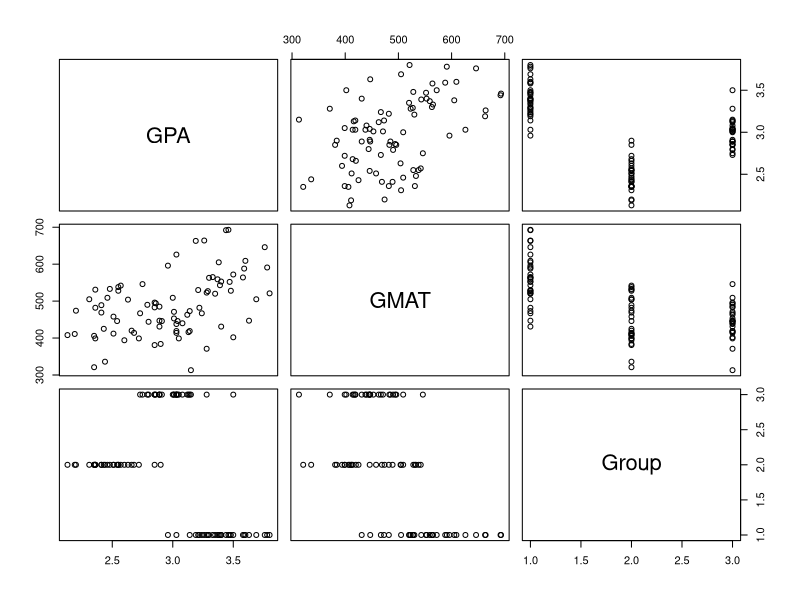
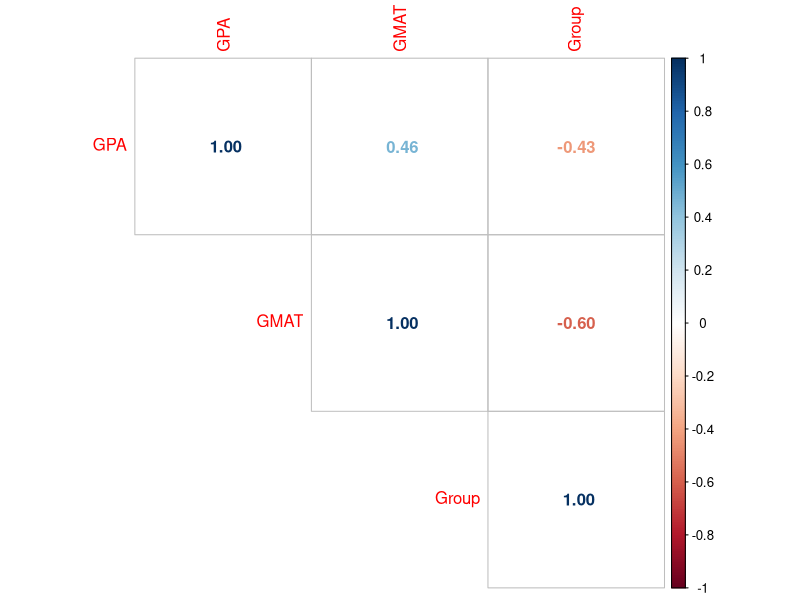
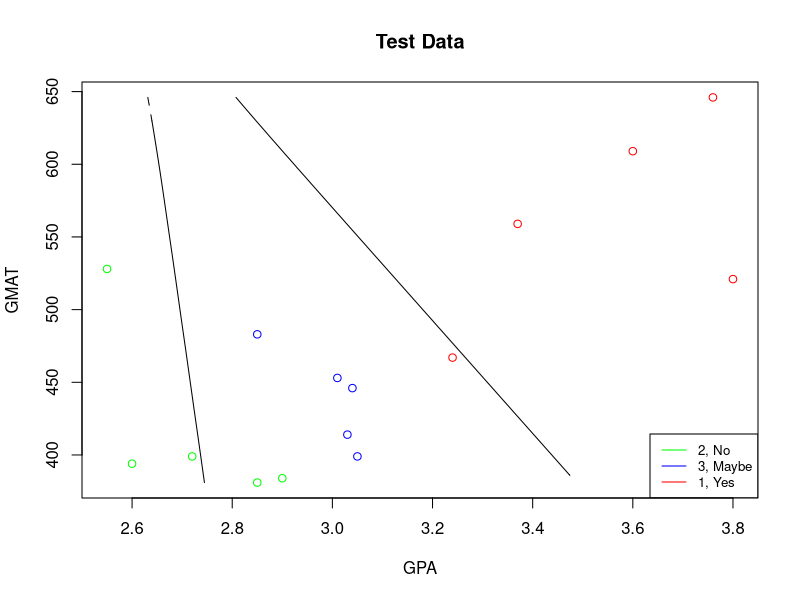
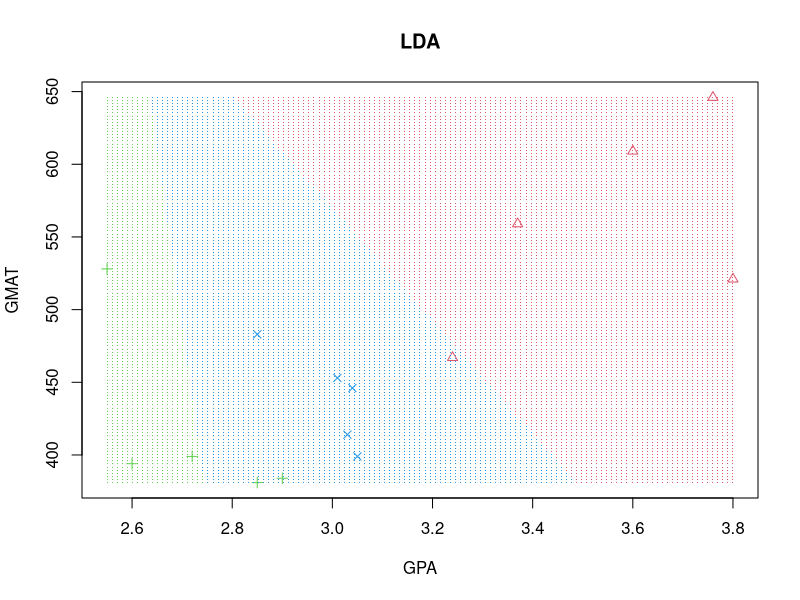
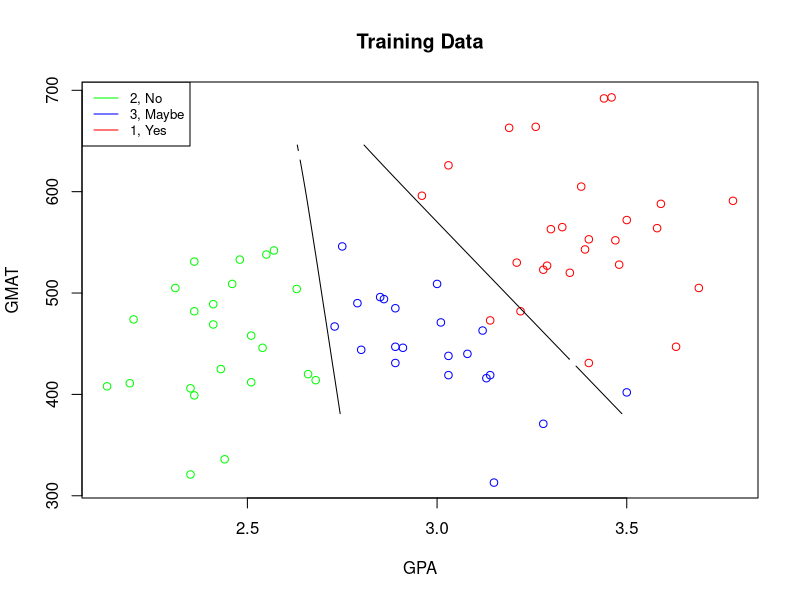
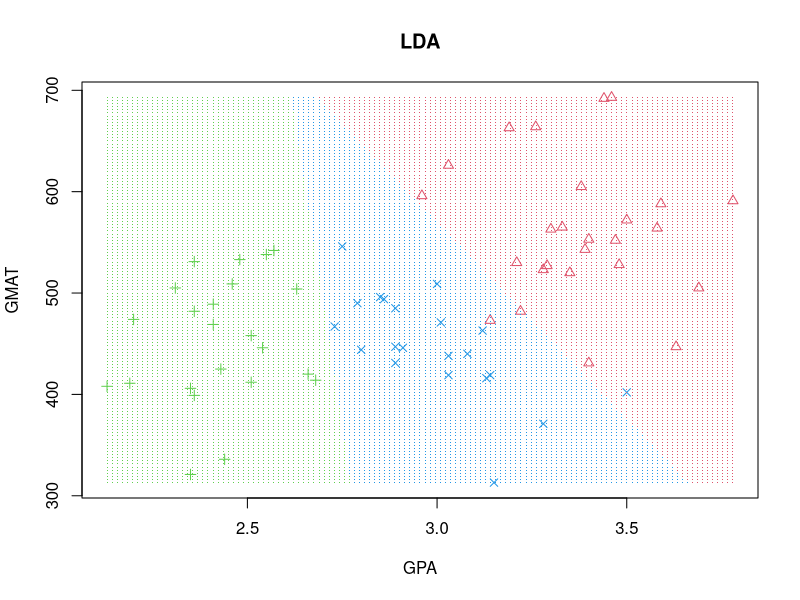
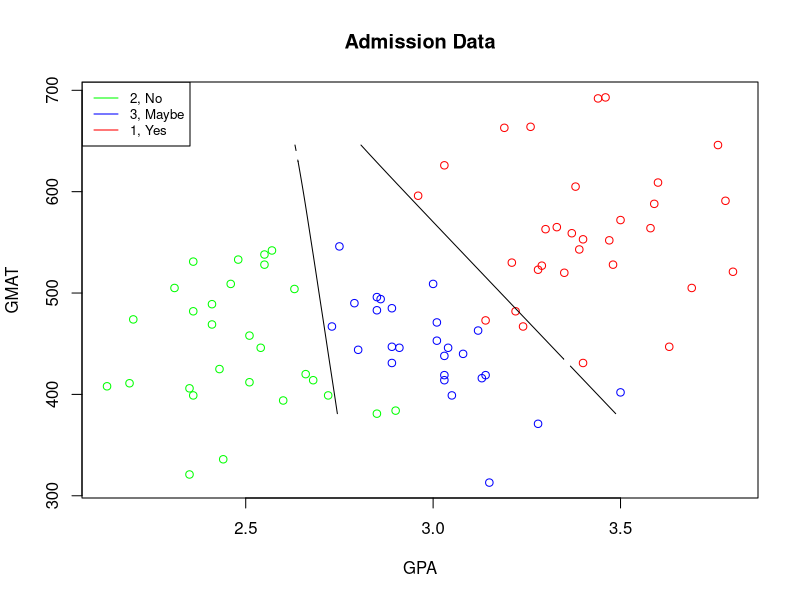
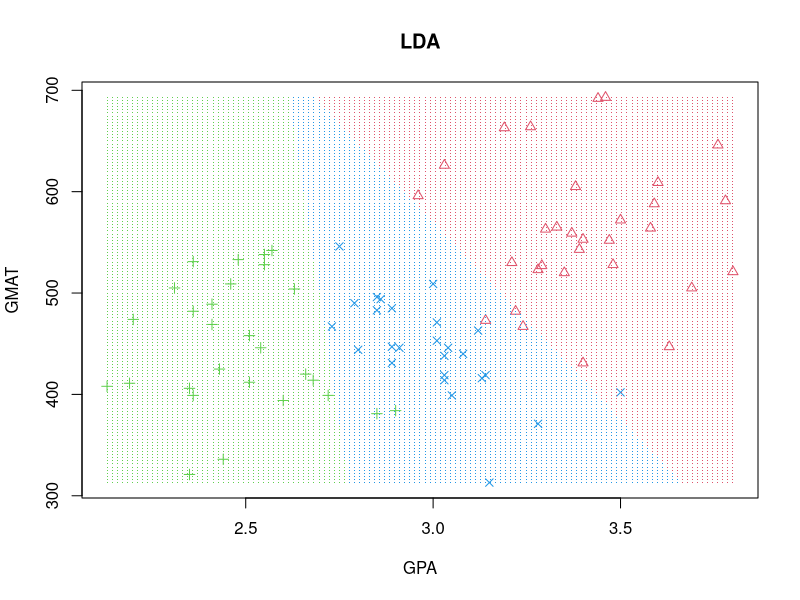

The R script that drew these images, in order:
## ---- chunk 1
# library and function for plotting decision boundaries later
library(caret)
decisionplot <- function(model, data, class = NULL, predict_type = "class",
                         resolution = 125, showgrid = TRUE, ...) {
  
  if(!is.null(class)) cl <- data[,class] else cl <- 1
  data <- data[,1:2]
  k <- length(unique(cl))
  
  plot(data, col = as.integer(cl)+1L, pch = as.integer(cl)+1L, ...)
  
  # make grid
  r <- sapply(data, range, na.rm = TRUE)
  xs <- seq(r[1,1], r[2,1], length.out = resolution)
  ys <- seq(r[1,2], r[2,2], length.out = resolution)
  g <- cbind(rep(xs, each=resolution), rep(ys, time = resolution))
  colnames(g) <- colnames(r)
  g <- as.data.frame(g)
  
  ### guess how to get class labels from predict
  ### (unfortunately not very consistent between models)
  p <- predict(model, g, type = predict_type)
  if(is.list(p)) p <- p$class
  p <- as.factor(p)
  
  if(showgrid) points(g, col = as.integer(p)+1L, pch = ".")
  
  z <- matrix(as.integer(p), nrow = resolution, byrow = TRUE)
  # contour(xs, ys, z, add = TRUE, drawlabels = FALSE,
  #         lwd = 1, levels = (1:(k-1))+.5)
  
  invisible(z)
}
## ---- chunk 2
set.seed(1)
library(corrplot)
admission = read.csv("admission.csv", header = T)
# these x columns appear but have no use so we delete them
admission$X = admission$X.1 = admission$X.2 = admission$X.3 <- NULL
head(admission)
str(admission)
summary(admission)
pairs(subset(admission))
round(cor(subset(admission)), 2)
corrplot(cor(subset(admission)), method = "number", type = "upper")
## ---- chunk 3
set.seed(1)
# question 1 part b ----
# apply lda, make a decision boundary, and compute confusion matrix
library(MASS)
attach(admission)
library(dplyr)
# first we make a logical vector to sort out our test and train data
# since we want the last 5 of each Group category we must filter by category
admission_test = dplyr::bind_rows(tail(dplyr::filter(admission, Group==1), 5),
                                  tail(dplyr::filter(admission, Group==2), 5),
                                  tail(admission, 5))
# now we make a new vector, a logic vector and 
# set all values in the test set to TRUE
admission_test$logic = TRUE
# merge the logic vector into admission and call it merger, 
# this now sets the test obs to true in admission
merger = dplyr::left_join(admission, admission_test)
# flip the values of NA to true and flip the test true values to false. 
# T = train, F = test
merger$logic = is.na(merger$logic)
# now we construct our train/test sets from the logic vector
train = cbind(GPA, GMAT, Group)[merger$logic, ]
test = cbind(GPA, GMAT, Group)[!merger$logic, ]
train = as.data.frame(train)
test = as.data.frame(test)

# now we can perform LDA and superimpose the decision boundary!
lda.fit <- lda(Group ~ GPA + GMAT, data = train)
lda.pred <- predict(lda.fit, test)
n.grid <- 50
x1.grid <- seq(f = min(test[, 1]), t = max(test[, 1]), l = n.grid)
x2.grid <- seq(f = min(test[, 2]), t = max(test[, 2]), l = n.grid)
grid <- expand.grid(x1.grid, x2.grid)
colnames(grid) <- colnames(test[,1:2])
pred.grid <- predict(lda.fit, grid)

# put equation for decision boundary here
lda.fit
# -5.458*GPA - 0.008*GMAT

par(mfrow = c(1,1))
model <- lda(Group ~ GPA+GMAT, data=train) 
# simple and pretty version for graphing
# plot on test set with decision boundaries
prob1 <- matrix(pred.grid$posterior[, 1], 
                nrow = n.grid, ncol = n.grid, byrow = F)
prob2 <- matrix(pred.grid$posterior[, 2], 
                nrow = n.grid, ncol = n.grid, byrow = F)
plot(test[,1:2], col = ifelse(test$Group != 1, 
                              ifelse(test$Group == 2, "green", "blue"), "red"))
contour(x1.grid, x2.grid, prob1, levels = 0.5, 
        labels = "", xlab = "", ylab = "", main = "", add = T)
contour(x1.grid, x2.grid, prob2, levels = 0.5, 
        labels = "", xlab = "", ylab = "", main = "", add = T)
legend("bottomright", legend=c("2, No", "3, Maybe", "1, Yes"),
       col=c("green", "blue", "red"), lty=1, cex=0.8, bg="transparent")
title("Test Data")
decisionplot(model, test, class = "Group", main = "LDA")
# now let us see what the plot looks like on the training set
plot(train[,1:2], col = ifelse(train$Group != 1, 
                               ifelse(train$Group == 2, "green", "blue"), "red"))
contour(x1.grid, x2.grid, prob1, levels = 0.5, labels = "", xlab = "", ylab = "", 
        main = "", add = T)
contour(x1.grid, x2.grid, prob2, levels = 0.5, labels = "", xlab = "", ylab = "", 
        main = "", add = T)
legend("topleft", legend=c("2, No", "3, Maybe", "1, Yes"),
       col=c("green", "blue", "red"), lty=1, cex=0.8, bg="transparent")
title("Training Data")
decisionplot(model, train, class = "Group", main = "LDA")
# Cool it matches the handout in elearning :D
# now let us see on the full data
plot(admission[,1:2], col = ifelse(admission$Group != 1, 
                         ifelse(admission$Group == 2, "green", "blue"), "red"))
contour(x1.grid, x2.grid, prob1, levels = 0.5, labels = "", xlab = "", ylab = "", 
        main = "", add = T)
contour(x1.grid, x2.grid, prob2, levels = 0.5, labels = "", xlab = "", ylab = "", 
        main = "", add = T)
legend("topleft", legend=c("2, No", "3, Maybe", "1, Yes"),
       col=c("green", "blue", "red"), lty=1, cex=0.8, bg="transparent")
title("Admission Data")
decisionplot(model, admission, class = "Group", main = "LDA")

# the confusion matrix for train
lda.pred.train <- predict(lda.fit, train)
con.mat.train = table(lda.pred.train$class, train$Group)
con.mat.train
# everything about how the following happens is noted under 
# the comments in the confusion matrix for test
class1MC = sum(con.mat.train[2],con.mat.train[3])/sum(con.mat.train)
class2MC = sum(con.mat.train[4],con.mat.train[6])/sum(con.mat.train)
class3MC = sum(con.mat.train[7],con.mat.train[8])/sum(con.mat.train)
sum(class1MC,class2MC,class3MC)

# the confusion matrix for test
con.mat.test = table(lda.pred$class, test$Group)
con.mat.test
# Overall misclassification needs to be calculated such that we:
# for each column j, the sum of values along i 
# when i != j is divided by sum of all elements
# for the misclassification of class "1", we would sum 
# rows 2 and 3 along column 1 over total obs
# like this: (0+1)/sum(con.mat.test) = misclassification of 1.
# we then add each class's misclassification up 
# (because of same denominator) and get total
class1MC = sum(con.mat.test[2],con.mat.test[3])/sum(con.mat.test)
class2MC = sum(con.mat.test[4],con.mat.test[6])/sum(con.mat.test)
class3MC = sum(con.mat.test[7],con.mat.test[8])/sum(con.mat.test)
LDAmc = sum(class1MC,class2MC,class3MC)

# We notice that the misclassification occurs 20% of the 
# time in the test set, this is relatively high.
# whereas the misclassification for train was 0.04285714.  
# This is expected since the model fit was
# done on the training set



## ---- chunk 4
set.seed(1)
# question 1 part c ----
# now we can perform QDA and superimpose the decision boundary!
model <- qda(Group~ GPA + GMAT, data = train)
qda.fit <- qda(Group ~ GPA + GMAT, data = train)
qda.pred <- predict(qda.fit, test)
pred.grid = predict(qda.fit, grid)

# plot on test set with decision boundaries
prob1 <- matrix(pred.grid$posterior[, 1], nrow = n.grid, ncol = n.grid, byrow = F)
prob2 <- matrix(pred.grid$posterior[, 2], nrow = n.grid, ncol = n.grid, byrow = F)
plot(test[,1:2], col = ifelse(test$Group != 1, 
                              ifelse(test$Group == 2, "green", "blue"), "red"))
contour(x1.grid, x2.grid, prob1, levels = 0.5, labels = "", xlab = "", ylab = "", 
        main = "", add = T)
contour(x1.grid, x2.grid, prob2, levels = 0.5, labels = "", xlab = "", ylab = "", 
        main = "", add = T)
legend("bottomright", legend=c("2, No", "3, Maybe", "1, Yes"),
       col=c("green", "blue", "red"), lty=1, cex=0.8, bg="transparent")
title("Test Data")
decisionplot(model, test, class = "Group", main = "QDA")
# now let us see what the plot looks like on the training set
plot(train[,1:2], col = ifelse(train$Group != 1, 
                             ifelse(train$Group == 2, "green", "blue"), "red"))
contour(x1.grid, x2.grid, prob1, levels = 0.5, labels = "", xlab = "", ylab = "", 
        main = "", add = T)
contour(x1.grid, x2.grid, prob2, levels = 0.5, labels = "", xlab = "", ylab = "", 
        main = "", add = T)
legend("topleft", legend=c("2, No", "3, Maybe", "1, Yes"),
       col=c("green", "blue", "red"), lty=1, cex=0.8, bg="transparent")
title("Training Data")
decisionplot(model, train, class = "Group", main = "QDA")
# now let us see on the full data
plot(admission[,1:2], col = ifelse(admission$Group != 1, 
                           ifelse(admission$Group == 2, "green", "blue"), "red"))
contour(x1.grid, x2.grid, prob1, levels = 0.5, labels = "", xlab = "", ylab = "", 
        main = "", add = T)
contour(x1.grid, x2.grid, prob2, levels = 0.5, labels = "", xlab = "", ylab = "", 
        main = "", add = T)
legend("topleft", legend=c("2, No", "3, Maybe", "1, Yes"),
       col=c("green", "blue", "red"), lty=1, cex=0.8, bg="transparent")
title("Admission Data")
decisionplot(model, admission, class = "Group", main = "QDA")

# the confusion matrix for train
qda.pred.train <- predict(qda.fit, train)
con.mat.train = table(qda.pred.train$class, train$Group)
con.mat.train
class1MC = sum(con.mat.train[2],con.mat.train[3])/sum(con.mat.train)
class2MC = sum(con.mat.train[4],con.mat.train[6])/sum(con.mat.train)
class3MC = sum(con.mat.train[7],con.mat.train[8])/sum(con.mat.train)
sum(class1MC,class2MC,class3MC)

# the confusion matrix for test
con.mat.test = table(qda.pred$class, test$Group)
con.mat.test
class1MC = sum(con.mat.test[2],con.mat.test[3])/sum(con.mat.test)
class2MC = sum(con.mat.test[4],con.mat.test[6])/sum(con.mat.test)
class3MC = sum(con.mat.test[7],con.mat.test[8])/sum(con.mat.test)
QDAmc = sum(class1MC,class2MC,class3MC)

# We notice that the misclassification occurs 13% of the 
# time in the test set, this is lower than lda.
# The misclassification for train was 0.02857143.  
# This is also lower than lda's.

## ---- chunk 5
set.seed(1)
# question 1 part d ----
library(class)
# now we can perform KNN and superimpose the decision boundary!
ks = c(seq(1, nrow(test), by = 1))
nks = length(ks)
err.rate.train = numeric(length = nks)
err.rate.test = numeric(length = nks)
names(err.rate.train) = names(err.rate.test) = ks
for (i in seq(along = ks)) {
  mod.train = knn(train[,1:2], train[,1:2], train$Group, k = ks[i])
  mod.test = knn(train[,1:2], test[,1:2], train$Group, k = ks[i])
  err.rate.train[i] = 1 - sum(mod.train == train$Group)/length(train$Group)
  err.rate.test[i] = 1 - sum(mod.test == test$Group)/length(test$Group)
}
# Now we want to find the optimal k using a min function
result <- data.frame(ks, err.rate.train, err.rate.test)
result[err.rate.test == min(result$err.rate.test), ]
# It appears we can get away with k = 6, our optimal k
knn.fit <- knn(train[,1:2], test[,1:2], train$Group, k = 6, prob = T)
# the following knn.prob would really only get used for an ROC curve, 
# nonetheless its nice to see it work for this data
knn.prob <- attr(knn.fit, "prob") # prob is voting fraction for winning class
# the following is not the same as 
# knn.prob <- ifelse(knn.fit == 1, knn.prob, 1 - knn.prob)
knn.prob <- ifelse(knn.fit != 1, 
                   ifelse(knn.fit == 2, 
                        1-knn.prob[knn.fit==2],1-knn.prob[knn.fit==3]),knn.prob)
# now it is voting fraction for Group == 1
# We now have enough information to compute the confusion matrix
# the confusion matrix for train
knn.fit.train <- knn(train[,1:2], train[,1:2], train$Group, k = 6, prob = T)
con.mat.train = table(knn.fit.train, train$Group)
con.mat.train
class1MC = sum(con.mat.train[2],con.mat.train[3])/sum(con.mat.train)
class2MC = sum(con.mat.train[4],con.mat.train[6])/sum(con.mat.train)
class3MC = sum(con.mat.train[7],con.mat.train[8])/sum(con.mat.train)
sum(class1MC,class2MC,class3MC)

# the confusion matrix for test
con.mat.test = table(knn.fit, test$Group)
con.mat.test
class1MC = sum(con.mat.test[2],con.mat.test[3])/sum(con.mat.test)
class2MC = sum(con.mat.test[4],con.mat.test[6])/sum(con.mat.test)
class3MC = sum(con.mat.test[7],con.mat.test[8])/sum(con.mat.test)
KNNmc = sum(class1MC,class2MC,class3MC)

# We notice that the misclassification occurs 
# 33% of the time in the test set, this is worse than lda and qda.
# The misclassification for train was 0.3.  
# This is nearly as bad as its test set!

# now plot for knn
model <- knn3(Group ~ GPA+GMAT, data=train, k = 6)
pred.grid = predict(model, grid)

# plot on test set with decision boundaries
prob1 <- matrix(pred.grid[, 1], nrow = n.grid, ncol = n.grid, byrow = F)
prob2 <- matrix(pred.grid[, 2], nrow = n.grid, ncol = n.grid, byrow = F)
plot(test[,1:2], col = ifelse(test$Group != 1, 
                              ifelse(test$Group == 2, "green", "blue"), "red"))
contour(x1.grid, x2.grid, prob1, levels = 0.5, labels = "", xlab = "", ylab = "", 
        main = "", add = T)
contour(x1.grid, x2.grid, prob2, levels = 0.5, labels = "", xlab = "", ylab = "", 
        main = "", add = T)
legend("bottomright", legend=c("2, No", "3, Maybe", "1, Yes"),
       col=c("green", "blue", "red"), lty=1, cex=0.8, bg="transparent")
title("Test Data")
decisionplot(model, test, class = "Group", main = "kNN (6)")
# it does not look like the decision boundary 
# worked correctly on either method here
# We have suppressed the next graphs due to this problem.

## ---- chunk 6
set.seed(1)
# question 1 part e ----
models = c("Misclassification test Rate")
rbind(models, LDAmc, QDAmc, KNNmc)
# QDA gives a nice result, but LDA isn't very far off 
# and is technically a simpler method.
# I would personally recommend LDA on the basis 
# of simplicity as well as leniency
# for the no and maybe categories :)
## ---- chunk 7
set.seed(1)
# question 2 part a ----
library(corrplot)
bankruptcy = read.csv("bankruptcy.csv", header = T)
# delete out the useless x varialbes
bankruptcy$X = bankruptcy$X.1 <- NULL
head(bankruptcy)
str(bankruptcy)
summary(bankruptcy)
pairs(subset(bankruptcy))
round(cor(subset(bankruptcy)), 2)
corrplot(cor(subset(bankruptcy)), method = "number", type = "upper")
# it appears that all variables but x4 would be good to predict group with
## ---- chunk 8
set.seed(1)
# question 2 part b ----
attach(bankruptcy)
fit1 <- glm(Group ~., family = binomial, data = bankruptcy)
summary(fit1)
# par(mfrow = c(2,2))
# plot(fit1) # to be used if we want to verify model assumptions
fit2 = glm(Group ~X1+X3, family = binomial, data = bankruptcy)
summary(fit2)
fit3 = glm(Group ~ 1, family = binomial, data = bankruptcy)
summary(fit3)
# compare fit 2 and 1
anova(fit2, fit1, test = "Chisq")
# since we accept the H0 we keep the reduced model fit2
# compare fit 2 with fit 3 (null model)
anova(fit2, fit3, test = "Chisq")
# since we reject the H0 we keep the full model fit2
# Since we are using all of the data as training data, there is no need to split

# It seems cash flow and current assets over current 
# liabilities determine bankruptcy the best.
# This can be seen as does one have enough compensation for their given risk.
## ---- chunk 9
set.seed(1)
# question 3 part a ----
# if we proceed with our training data == test data then our following
# outcomes on each model will be the same (tested) 
# almost as if it were copied and pasted
# so we will split the data down the middle, 50/50 training/testing.  
# There is no motivation for using 50/50, simply using for fun

# split data 50/50, train/test
set.seed(1)
n = nrow(bankruptcy)
sampler = sample(1:n, n/2) # n/2 is the 50/50 splitter
train = bankruptcy[sampler, ]
test = bankruptcy[-sampler, ]

# create model
fit = glm(Group ~X1+X3, family = binomial, data = train)

# Estimated probabilities for test data
prob <- predict(fit, test, type = "response")

# Predicted classes (using 0.5 cutoff)
pred <- ifelse(prob >= 0.5, "nonbankrupt", "bankrupt")

# Test error rate
1 - mean(pred == test[, "Group"])

# Confusion matrix and (sensitivity, specificity)
# `+' = nonbankrupt, `-' = bankrupt
con.mat = table(pred, test[, "Group"])
con.mat

#       PRED CLASS
# TRUE     TN FP
# CLASS    FN TP
# Sensitivity, TP/P = 0.8333333
10/(10+2)
con.mat[4]/sum(con.mat[3],con.mat[4])
# Specificity, TN/N = 0.9090909
10/(10+1)
con.mat[1]/sum(con.mat[1],con.mat[2])
# Overall misclassification, (FN+FP)/(N+P) = 0.1304348
# or (1-sens)*[P/(P+N)]+(1-spec)*[N/(P+N)] = 0.1304348
(1+2)/(11+12)
sum(con.mat[2],con.mat[3])/sum(con.mat)
# Misclassification is not bad, we will see how it ranks against the next models

# ROC curve
# case = '+' (or nonbankrupt, 1) , control = '-' (or bankrupt, 0)
library(pROC)
roc <- roc(test[, "Group"], prob, levels = c(0, 1))
plot(roc, legacy.axes = T)
lr_red = c("LR reduced", sum(con.mat[2],con.mat[3])/sum(con.mat), roc$auc)
## ---- chunk 10
set.seed(1)
# question 3 part b ----
# create model with all predictors
fit = glm(Group ~., family = binomial, data = train)

# Estimated probabilities for test data
prob <- predict(fit, test, type = "response")

# Predicted classes (using 0.5 cutoff)
pred <- ifelse(prob >= 0.5, "nonbankrupt", "bankrupt")

# Test error rate
1 - mean(pred == test[, "Group"])

# Confusion matrix and (sensitivity, specificity)
# `+' = nonbankrupt, `-' = bankrupt
con.mat = table(pred, test[, "Group"])
con.mat

#       PRED CLASS
# TRUE     TN FP
# CLASS    FN TP
# Sensitivity, TP/P = 0.8333333
con.mat[4]/sum(con.mat[3],con.mat[4])
# Specificity, TN/N = 0.8181818
con.mat[1]/sum(con.mat[1],con.mat[2])
# Overall misclassification, (FN+FP)/(N+P) = 0.173913
# or (1-sens)*[P/(P+N)]+(1-spec)*[N/(P+N)] = 0.173913
sum(con.mat[2],con.mat[3])/sum(con.mat)

# ROC curve
# case = '+' (or nonbankrupt, 1) , control = '-' (or bankrupt, 0)
roc <- roc(test[, "Group"], prob, levels = c(0, 1))
plot(roc, legacy.axes = T)
lr_ful = c("LR full", sum(con.mat[2],con.mat[3])/sum(con.mat), roc$auc)

# Misclassification i higher than the previous model, as we would expect.
# It would appear that variable selection plays a 
# large role in making a good model
# Our specificity has fallen due to this overfitted model
# but our sensitivity is the same.  
# Also the ROC curve is further from the left corner
# which indicates a drop in performance using this model
## ---- chunk 11
set.seed(1)
# question 3 part c ----
# create model with all predictors
library(MASS)
fit = lda(Group ~ ., data = train)

# Estimated probabilities for test data
# lda function already has the next steps within, 
# so we can compute con.mat directly from this prob
prob <- predict(fit, test) 
# seems to result in same output with/without type = "response"

# Predicted classes (using 0.5 cutoff)
pred <- ifelse(prob$posterior[,2] >= 0.5, "nonbankrupt", "bankrupt")

# Test error rate
1 - mean(pred == test[, "Group"])

# Confusion matrix and (sensitivity, specificity)
# `+' = nonbankrupt, `-' = bankrupt
con.mat = table(pred, test[, "Group"])
con.mat

#       PRED CLASS
# TRUE     TN FP
# CLASS    FN TP
# Sensitivity, TP/P = 0.8333333
con.mat[4]/sum(con.mat[3],con.mat[4])
# Specificity, TN/N = 0.7272727
con.mat[1]/sum(con.mat[1],con.mat[2])
# Overall misclassification, (FN+FP)/(N+P) = 0.2173913
# or (1-sens)*[P/(P+N)]+(1-spec)*[N/(P+N)] = 0.2173913
sum(con.mat[2],con.mat[3])/sum(con.mat)

# ROC curve
# case = '+' (or nonbankrupt, 1) , control = '-' (or bankrupt, 0)
library(pROC)
roc <- roc(test[, "Group"], prob$posterior[,2], levels = c(0, 1))
plot(roc, legacy.axes = T)
LDA = c("LDA", sum(con.mat[2],con.mat[3])/sum(con.mat), roc$auc)

# Sensitivity is the same once again, specificity has fallen even 
# more from the previous model.  Misclassification is highest on LDA so far.
# This perhaps indicates a linear model is not a good fit for this data.
## ---- chunk 12
set.seed(1)
# question 3 part d ----
# create model with all predictors
library(MASS)
fit = qda(Group ~ ., data = train)

# Estimated probabilities for test data
# qda function already has the next steps within, 
# so we can compute con.mat directly from this prob
prob <- predict(fit, test)
# seems to result in same output with/without type = "response"

# Predicted classes (using 0.5 cutoff)
pred <- ifelse(prob$posterior[,2] >= 0.5, "nonbankrupt", "bankrupt")

# Test error rate
1 - mean(pred == test[, "Group"])

# Confusion matrix and (sensitivity, specificity)
# `+' = nonbankrupt, `-' = bankrupt
con.mat = table(pred, test[, "Group"])
con.mat

#       PRED CLASS
# TRUE     TN FP
# CLASS    FN TP
# Sensitivity, TP/P = 0.8333333
con.mat[4]/sum(con.mat[3],con.mat[4])
# Specificity, TN/N = 0.8181818
con.mat[1]/sum(con.mat[1],con.mat[2])
# Overall misclassification, (FN+FP)/(N+P) = 0.173913
# or (1-sens)*[P/(P+N)]+(1-spec)*[N/(P+N)] = 0.173913
sum(con.mat[2],con.mat[3])/sum(con.mat)

# ROC curve
# case = '+' (or nonbankrupt, 1) , control = '-' (or bankrupt, 0)
library(pROC)
roc <- roc(test[, "Group"], prob$posterior[,2], levels = c(0, 1))
plot(roc, legacy.axes = T)
QDA = c("QDA", sum(con.mat[2],con.mat[3])/sum(con.mat), roc$auc)

# Again Sensitivity is the same, interesting.  Specificity has come up 
# from LDA model, looks to be where full logistic regression model is.
# Overall misclassification has gone back down as well, 
# further exemplifying a linear model is not best for this data.
## ---- chunk 13
set.seed(1)
# question 3 part e ----
# From previous parts we look at who has the best AUC 
# (area under the curve) and lowest misclassification
# To summarize here are the results
names = c("Model", "Misclassification Rate", "Area Under the Curve")
models = rbind(names, lr_red, lr_ful, LDA, QDA)
models
# It appears that the reduced logistic regression model 
# is the best selection of all choices
# due to having small misclassification rate and high AUC.  
# However, QDA has an even higher AUC but at a cost of misclassification rate.
# This is a nice expectation because logistic regression is very good at 
# modelling binary responses; we only have bankrupt and not bankrupt to fit.
# It also makes sense that the reduced model did better than the full model 
# since it avoided overfitting problems typically associated with using
# all predictors.  This is nice because we can have inference on our 
# coefficients and intuition on the predictors.
